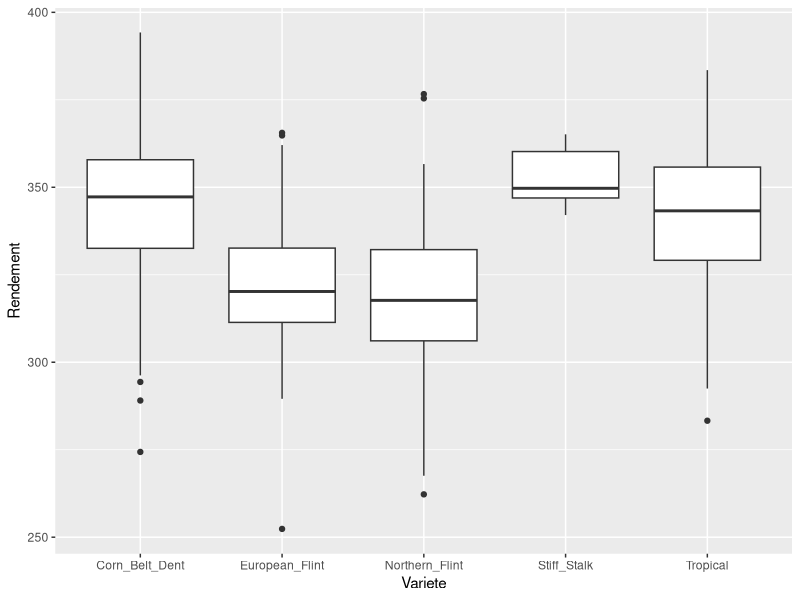
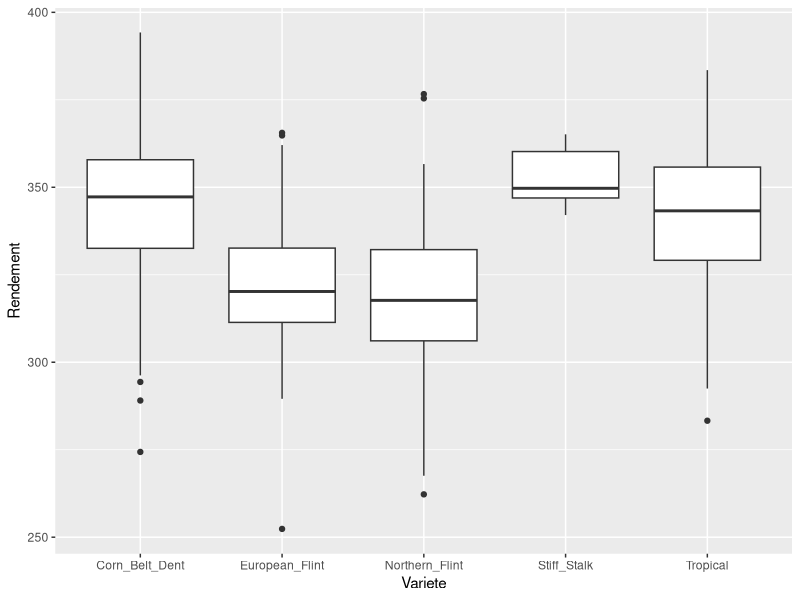
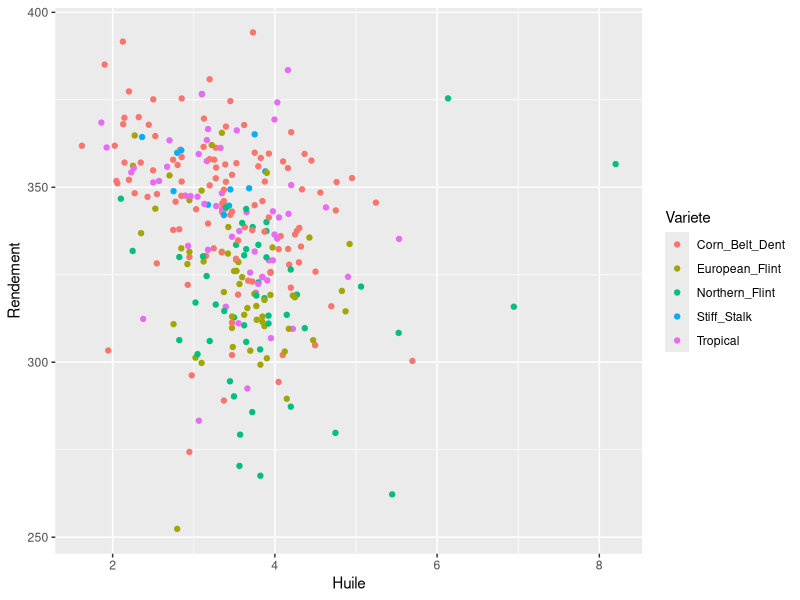
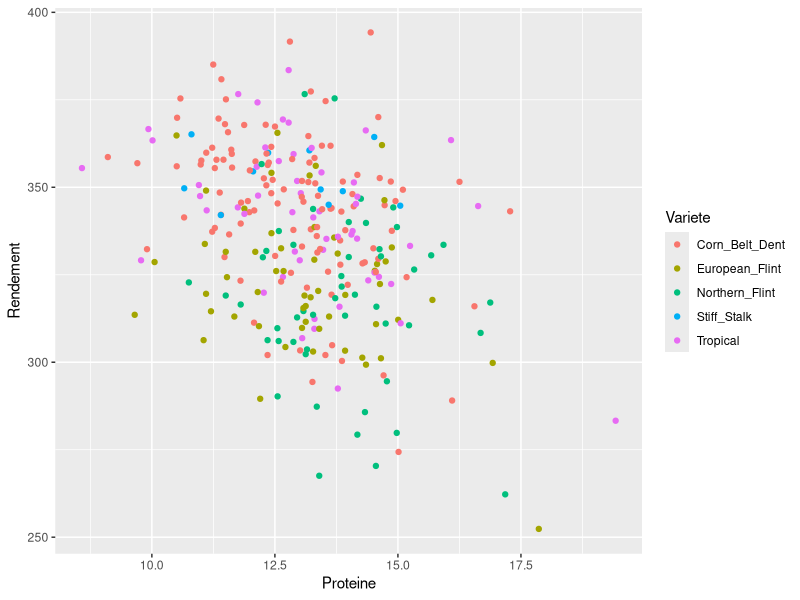
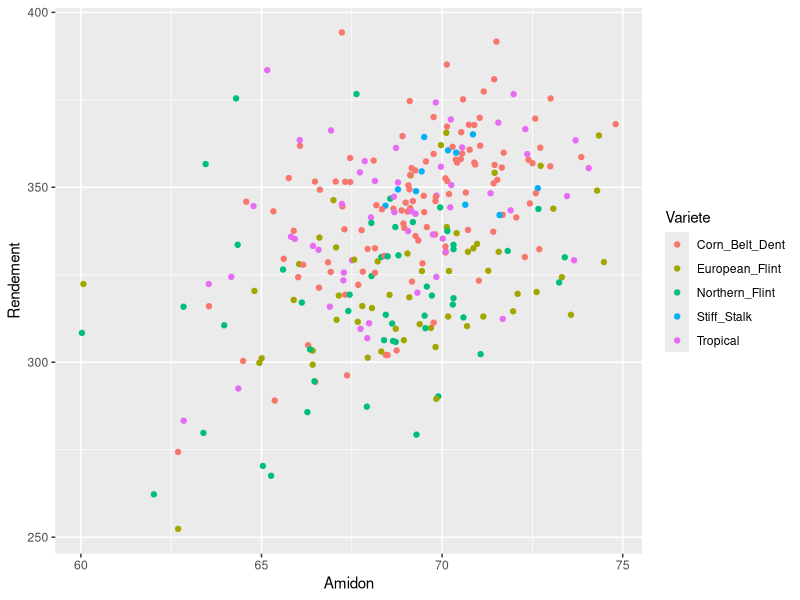
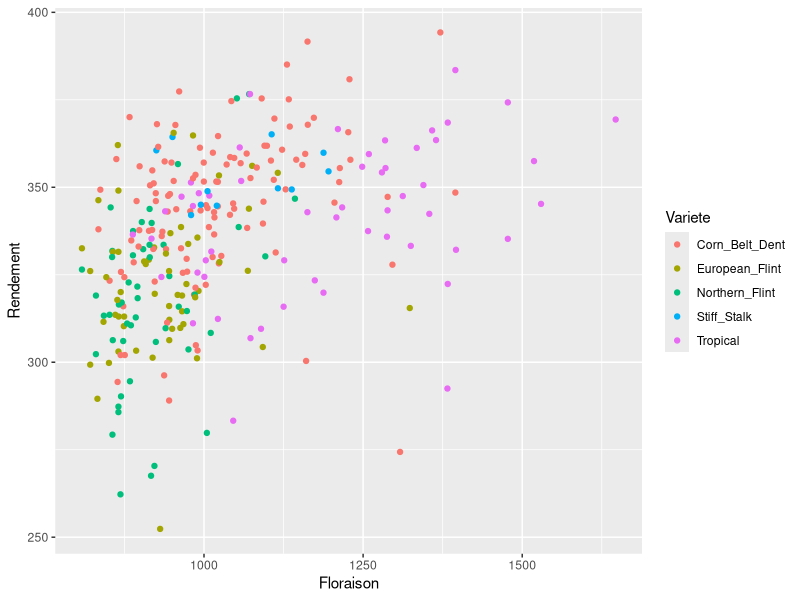
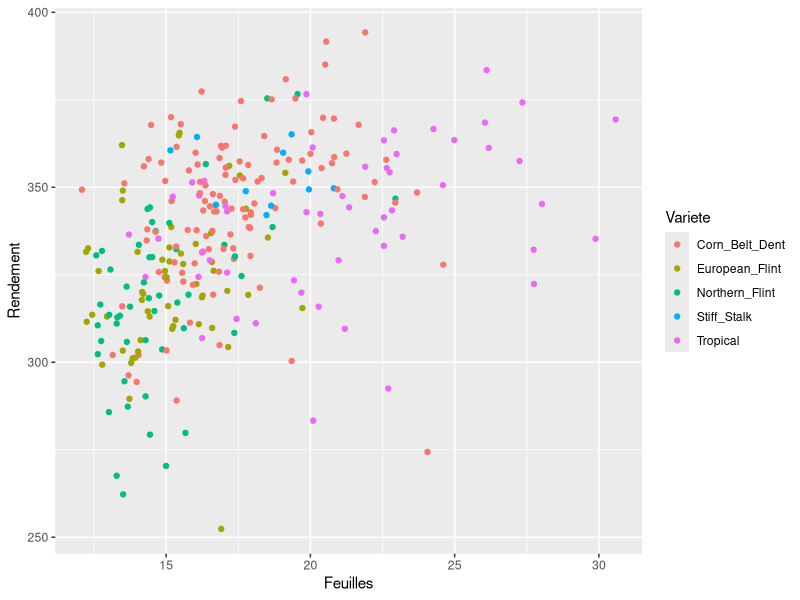
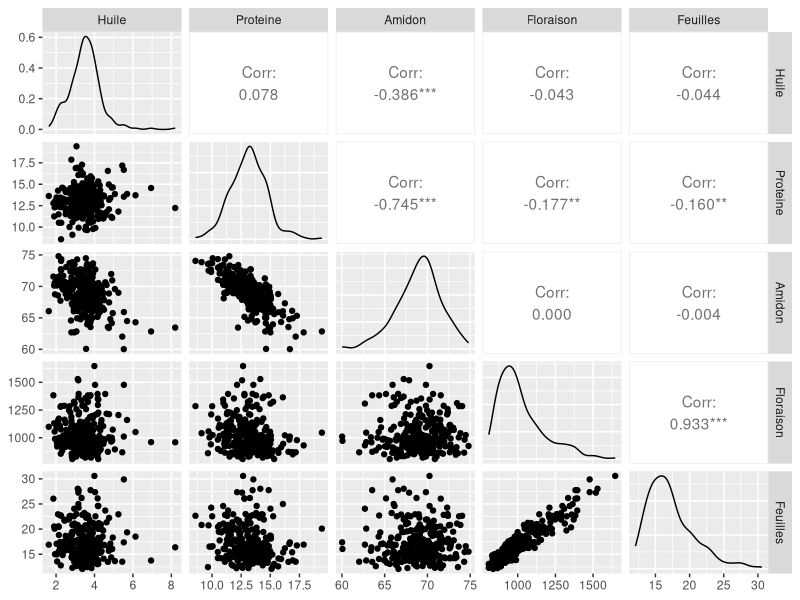

Generate these figures, in order, with R:
## ---- chunk 1
knitr::opts_chunk$set(echo = TRUE)
## ---- chunk 2
library(ggplot2)
library(GGally)
## ---- chunk 3
data = read.table("donnees_mais.txt",header=TRUE)
# extrait des données
head(data)
## ---- chunk 4
ggplot(data,aes(x=Variete,y=Rendement)) + geom_boxplot()
## ---- chunk 5
ggplot(data,aes(x=Variete,y=Rendement,fill=Marqueur)) + geom_boxplot()
## ---- chunk 6
ggplot(data,aes(x=Huile,y=Rendement,color=Variete)) + geom_point()
ggplot(data,aes(x=Proteine,y=Rendement,color=Variete)) + geom_point()
ggplot(data,aes(x=Amidon,y=Rendement,color=Variete)) + geom_point()
ggplot(data,aes(x=Floraison,y=Rendement,color=Variete)) + geom_point()
ggplot(data,aes(x=Feuilles,y=Rendement,color=Variete)) + geom_point()
## ---- chunk 7
ggpairs(data[,c("Huile","Proteine","Amidon","Floraison","Feuilles")])
## ---- chunk 8
rendCBD = data$Rendement[data$Variete=="Corn_Belt_Dent"]
## ---- chunk 9
mean(data$Marqueur==1)
## ---- chunk 10
rendCBD = data$Rendement[data$Variete=="Corn_Belt_Dent"]
rendEF = data$Rendement[data$Variete=="European_Flin"]
